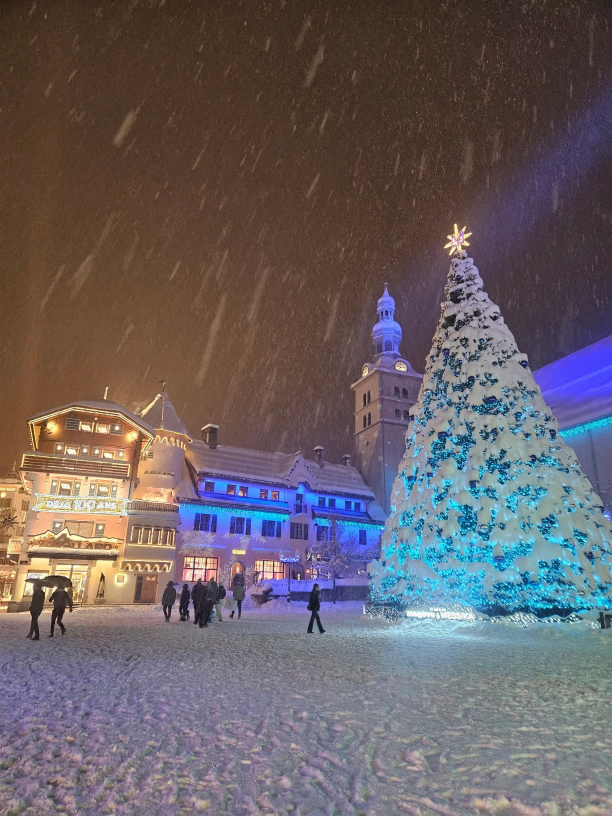
#> input picture tools/journal/fond-place-neige.jpg, 1835 x 2447 px (shown at 1/3 size)
$ python -i reel_photos.py   (imports and definitions only)
#> lines starting #> are read from the running program, lines starting #| are printed output that depends on the picture; after the words box and inside, x2 and y2 are one past the last pixel; in counts of white or black regions, pixels touching at a corner belong together
#!/usr/bin/env python3
"""Reel Instagram à partir de quelques photos de Vincent (diaporama doux, 1080x1920).
Usage : python3 tools/reel_photos.py FICHIER.json [--audio musique.mp3]
FICHIER.json :
 {"date":"AAAA-MM-JJ",
  "kicker":"De l'automne à l'hiver",            (bandeau doré, constant)
  "items":[{"src":"chemin/photo.jpg", "label":"22 octobre · la première neige"}, ...],
  "fin":["Megève par cœur", "L'hiver arrive ❄"]   (carte de fin : 1 ou 2 lignes)}
Règles (identiques aux stories) : chaque photo est montrée ENTIÈRE, dans son format d'origine
(paysage reste paysage), sur un fond uni bleu nuit, JAMAIS de bandes floues.
Le bas de l'image (zone de la légende et du sticker musique d'Instagram) reste libre.
Sorties dans instagram/ : reel-DATE.mp4 (muet par défaut : la musique s'ajoute dans Buffer,
pour qu'elle soit identifiée sur Instagram) et reel-DATE-cover.jpg (couverture)."""
import json, sys, pathlib, subprocess
from PIL import Image, ImageOps, ImageDraw, ImageFont

R = pathlib.Path(__file__).resolve().parent.parent
W, H, FPS = 1080, 1920, 30
NAVY, GOLD, WHITE = (12, 26, 52), (242, 183, 27), (255, 255, 255)
SEG, FADE, END = 3.4, 0.6, 2.8          # durée par photo, fondu, carte de fin (s)
TOP, BOTTOM, MAXW = 390, 1590, 1010      # zone photo (sous 1590 : légende et sticker musique d’Instagram)


# [5 lines left out: function font, not called in this run]


def centered(d, y, t, f, fill):
    d.text(((W - d.textlength(t, font=f)) / 2, y), t, fill=fill, font=f)


def prep(src):
#> called with src = 'journal/fond-place-neige.jpg'
    im = ImageOps.exif_transpose(Image.open(src)).convert("RGB")
#> im is the input picture: PIL image 1835x2447 RGB; mean R, G, B 105.4, 96.8, 100.7
    r = im.width / im.height
#> r = 0.75
    if r > 1.91: tw = int(im.height * 1.91); x = (im.width - tw) // 2; im = im.crop((x, 0, x + tw, im.height)); r = 1.91
    sc = min(MAXW / im.width, (BOTTOM - TOP) / im.height)
#> sc = 0.49
    fw, fh = round(im.width * sc), round(im.height * sc)
#> fw = 900; fh = 1200
    big = im.resize((round(fw * 1.12), round(fh * 1.12)), Image.LANCZOS)   # marge pour le zoom lent
    mask = Image.new("L", (fw, fh), 0); ImageDraw.Draw(mask).rounded_rectangle((0, 0, fw, fh), 30, fill=255)
#> after `mask = Image.new('L', (fw, fh), 0)`: mask: PIL image 900x1200 L; every value is 0
#> after `ImageDraw.Draw(mask).rounded_rectangle((0, 0, fw, fh), 30, fill=255)`:
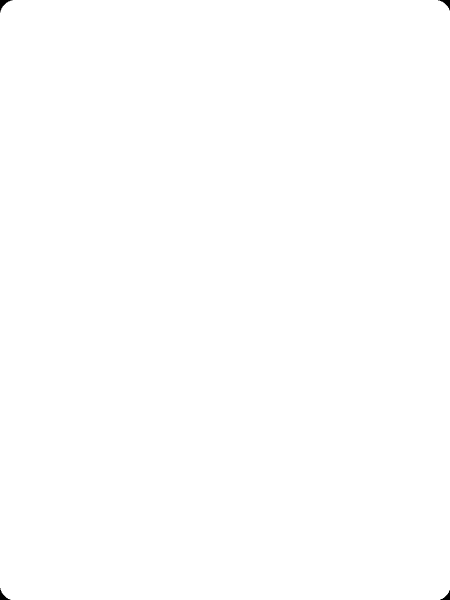
#> mask: PIL image 900x1200 L (shown at 1/2 size); 99.9% white; 4 black regions, box (x1, y1, x2, y2) and area: (0, 0, 25, 25) 203, (876, 0, 900, 21) 178, (0, 1176, 21, 1200) 178, (880, 1180, 900, 1200) 154
    return big, (fw, fh), mask


# [58 lines left out: functions base, photo_frame, end_card, main, not called in this run]


# [2 lines not run here, left out]

>>> result = prep('journal/fond-place-neige.jpg')
